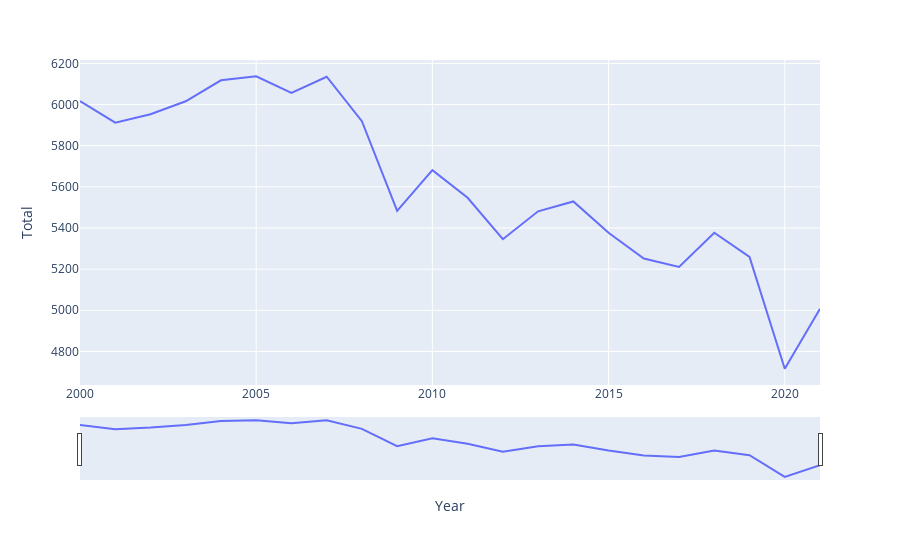

The code cell stored with this chart in its notebook:
### Code cell
#  plot to see total emission versus year for 'USA'
fig_usa = px.line(df_usa, x="Year", y="Total")
fig_usa.update_xaxes(rangeslider_visible=True)
fig_usa.show()

### Figure 1 — Plotly figure (JSON) as saved in the notebook; plotly's stock layout.template omitted (floating-point values rounded to 4 significant figures)
{"data": [{"hovertemplate": "Year=%{x}<br>Total=%{y}<extra></extra>", "legendgroup": "", "line": {"color": "#636efa", "dash": "solid"}, "marker": {"symbol": "circle"}, "mode": "lines", "name": "", "orientation": "v", "showlegend": false, "type": "scatter", "x": [2000, 2001, 2002, 2003, 2004, 2005, 2006, 2007, 2008, 2009, 2010, 2011, 2012, 2013, 2014, 2015, 2016, 2017, 2018, 2019, 2020, 2021], "xaxis": "x", "y": [6016.0, 5912.0, 5953.0, 6016.0, 6118.0, 6138.0, 6057.0, 6135.0, 5919.0, 5483.0, 5681.0, 5547.0, 5345.0, 5481.0, 5529.0, 5377.0, 5252.0, 5211.0, 5377.0, 5259.0, 4716.0, 5007.0], "yaxis": "y"}], "layout": {"legend": {"tracegroupgap": 0}, "margin": {"t": 60}, "xaxis": {"anchor": "y", "domain": [0, 1], "rangeslider": {"visible": true}, "title": {"text": "Year"}}, "yaxis": {"anchor": "x", "domain": [0, 1], "title": {"text": "Total"}}}}
